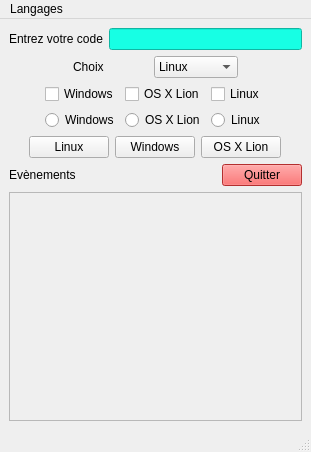
<?xml version="1.0" encoding="UTF-8"?>
<ui version="4.0">
 <class>MainWindow</class>
 <widget class="QMainWindow" name="MainWindow">
  <property name="geometry">
   <rect>
    <x>0</x>
    <y>0</y>
    <width>311</width>
    <height>452</height>
   </rect>
  </property>
  <property name="windowTitle">
   <string>MainWindow</string>
  </property>
  <widget class="QWidget" name="centralwidget">
   <layout class="QVBoxLayout" name="verticalLayout">
    <item>
     <layout class="QHBoxLayout" name="horizontalLayout">
      <item>
       <widget class="QLabel" name="label">
        <property name="text">
         <string>Entrez votre code</string>
        </property>
       </widget>
      </item>
      <item>
       <widget class="QLineEdit" name="lineEdit">
        <property name="styleSheet">
         <string notr="true">background-color: rgb(23, 255, 228);</string>
        </property>
       </widget>
      </item>
     </layout>
    </item>
    <item>
     <layout class="QHBoxLayout" name="horizontalLayout_2">
      <property name="spacing">
       <number>50</number>
      </property>
      <item>
       <spacer name="horizontalSpacer_2">
        <property name="orientation">
         <enum>Qt::Horizontal</enum>
        </property>
        <property name="sizeHint" stdset="0">
         <size>
          <width>40</width>
          <height>20</height>
         </size>
        </property>
       </spacer>
      </item>
      <item>
       <widget class="QLabel" name="label_2">
        <property name="text">
         <string>Choix</string>
        </property>
       </widget>
      </item>
      <item>
       <widget class="QComboBox" name="comboBox">
        <item>
         <property name="text">
          <string>Linux</string>
         </property>
        </item>
        <item>
         <property name="text">
          <string>Windows</string>
         </property>
        </item>
        <item>
         <property name="text">
          <string>OS X Lion</string>
         </property>
        </item>
       </widget>
      </item>
      <item>
       <spacer name="horizontalSpacer_3">
        <property name="orientation">
         <enum>Qt::Horizontal</enum>
        </property>
        <property name="sizeHint" stdset="0">
         <size>
          <width>40</width>
          <height>20</height>
         </size>
        </property>
       </spacer>
      </item>
     </layout>
    </item>
    <item>
     <layout class="QHBoxLayout" name="horizontalLayout_3">
      <item>
       <spacer name="horizontalSpacer_4">
        <property name="orientation">
         <enum>Qt::Horizontal</enum>
        </property>
        <property name="sizeHint" stdset="0">
         <size>
          <width>40</width>
          <height>20</height>
         </size>
        </property>
       </spacer>
      </item>
      <item>
       <widget class="QCheckBox" name="CheckWindows">
        <property name="text">
         <string>Windows</string>
        </property>
       </widget>
      </item>
      <item>
       <widget class="QCheckBox" name="CheckOsXLion">
        <property name="text">
         <string>OS X Lion</string>
        </property>
       </widget>
      </item>
      <item>
       <widget class="QCheckBox" name="CheckLinux">
        <property name="text">
         <string>Linux</string>
        </property>
       </widget>
      </item>
      <item>
       <spacer name="horizontalSpacer_5">
        <property name="orientation">
         <enum>Qt::Horizontal</enum>
        </property>
        <property name="sizeHint" stdset="0">
         <size>
          <width>40</width>
          <height>20</height>
         </size>
        </property>
       </spacer>
      </item>
     </layout>
    </item>
    <item>
     <layout class="QHBoxLayout" name="horizontalLayout_4">
      <item>
       <spacer name="horizontalSpacer_6">
        <property name="orientation">
         <enum>Qt::Horizontal</enum>
        </property>
        <property name="sizeHint" stdset="0">
         <size>
          <width>40</width>
          <height>20</height>
         </size>
        </property>
       </spacer>
      </item>
      <item>
       <widget class="QRadioButton" name="RadioWindows">
        <property name="text">
         <string>Windows</string>
        </property>
       </widget>
      </item>
      <item>
       <widget class="QRadioButton" name="RadioOsXLion">
        <property name="text">
         <string>OS X Lion</string>
        </property>
       </widget>
      </item>
      <item>
       <widget class="QRadioButton" name="RadioLinux">
        <property name="text">
         <string>Linux</string>
        </property>
       </widget>
      </item>
      <item>
       <spacer name="horizontalSpacer_7">
        <property name="orientation">
         <enum>Qt::Horizontal</enum>
        </property>
        <property name="sizeHint" stdset="0">
         <size>
          <width>40</width>
          <height>20</height>
         </size>
        </property>
       </spacer>
      </item>
     </layout>
    </item>
    <item>
     <layout class="QHBoxLayout" name="horizontalLayout_5">
      <item>
       <spacer name="horizontalSpacer_8">
        <property name="orientation">
         <enum>Qt::Horizontal</enum>
        </property>
        <property name="sizeHint" stdset="0">
         <size>
          <width>40</width>
          <height>20</height>
         </size>
        </property>
       </spacer>
      </item>
      <item>
       <widget class="QPushButton" name="BoutonLinux">
        <property name="text">
         <string>Linux</string>
        </property>
       </widget>
      </item>
      <item>
       <widget class="QPushButton" name="BouttonWindows">
        <property name="text">
         <string>Windows</string>
        </property>
       </widget>
      </item>
      <item>
       <widget class="QPushButton" name="BouttonOsXLion">
        <property name="text">
         <string>OS X Lion</string>
        </property>
       </widget>
      </item>
      <item>
       <spacer name="horizontalSpacer_9">
        <property name="orientation">
         <enum>Qt::Horizontal</enum>
        </property>
        <property name="sizeHint" stdset="0">
         <size>
          <width>40</width>
          <height>20</height>
         </size>
        </property>
       </spacer>
      </item>
     </layout>
    </item>
    <item>
     <layout class="QHBoxLayout" name="horizontalLayout_6">
      <item>
       <widget class="QLabel" name="label_3">
        <property name="text">
         <string>Evènements</string>
        </property>
       </widget>
      </item>
      <item>
       <spacer name="horizontalSpacer">
        <property name="orientation">
         <enum>Qt::Horizontal</enum>
        </property>
        <property name="sizeHint" stdset="0">
         <size>
          <width>40</width>
          <height>20</height>
         </size>
        </property>
       </spacer>
      </item>
      <item>
       <widget class="QPushButton" name="pushButton_4">
        <property name="styleSheet">
         <string notr="true">background-color: rgb(250, 66, 66);</string>
        </property>
        <property name="text">
         <string>Quitter</string>
        </property>
       </widget>
      </item>
     </layout>
    </item>
    <item>
     <widget class="QTextEdit" name="ZoneTextEvt">
      <property name="enabled">
       <bool>false</bool>
      </property>
      <property name="styleSheet">
       <string notr="true">background-color: qconicalgradient(cx:0.5, cy:0.5, angle:0, stop:0 rgba(35, 40, 3, 255), stop:0.16 rgba(136, 106, 22, 255), stop:0.225 rgba(166, 140, 41, 255), stop:0.285 rgba(204, 181, 74, 255), stop:0.345 rgba(235, 219, 102, 255), stop:0.415 rgba(245, 236, 112, 255), stop:0.52 rgba(209, 190, 76, 255), stop:0.57 rgba(187, 156, 51, 255), stop:0.635 rgba(168, 142, 42, 255), stop:0.695 rgba(202, 174, 68, 255), stop:0.75 rgba(218, 202, 86, 255), stop:0.815 rgba(208, 187, 73, 255), stop:0.88 rgba(187, 156, 51, 255), stop:0.935 rgba(137, 108, 26, 255), stop:1 rgba(35, 40, 3, 255));
color: rgb(0, 0, 0);</string>
      </property>
     </widget>
    </item>
   </layout>
  </widget>
  <widget class="QMenuBar" name="menubar">
   <property name="geometry">
    <rect>
     <x>0</x>
     <y>0</y>
     <width>311</width>
     <height>21</height>
    </rect>
   </property>
   <widget class="QMenu" name="menuLangages">
    <property name="title">
     <string>Langages</string>
    </property>
    <widget class="QMenu" name="menuWeb">
     <property name="title">
      <string>Web</string>
     </property>
     <addaction name="actionPHP"/>
     <addaction name="actionJavaScript"/>
    </widget>
    <addaction name="actionC"/>
    <addaction name="separator"/>
    <addaction name="Menu"/>
    <addaction name="actionC_2"/>
    <addaction name="separator"/>
    <addaction name="menuWeb"/>
   </widget>
   <addaction name="menuLangages"/>
  </widget>
  <widget class="QStatusBar" name="statusbar"/>
  <action name="actionC">
   <property name="text">
    <string>C</string>
   </property>
  </action>
  <action name="Menu">
   <property name="text">
    <string>Java</string>
   </property>
  </action>
  <action name="actionC_2">
   <property name="text">
    <string>C++</string>
   </property>
  </action>
  <action name="actionPHP">
   <property name="text">
    <string>PHP</string>
   </property>
  </action>
  <action name="actionJavaScript">
   <property name="text">
    <string>JavaScript</string>
   </property>
  </action>
 </widget>
 <resources/>
 <connections>
  <connection>
   <sender>pushButton_4</sender>
   <signal>clicked()</signal>
   <receiver>MainWindow</receiver>
   <slot>close()</slot>
   <hints>
    <hint type="sourcelabel">
     <x>253</x>
     <y>220</y>
    </hint>
    <hint type="destinationlabel">
     <x>142</x>
     <y>223</y>
    </hint>
   </hints>
  </connection>
 </connections>
</ui>
